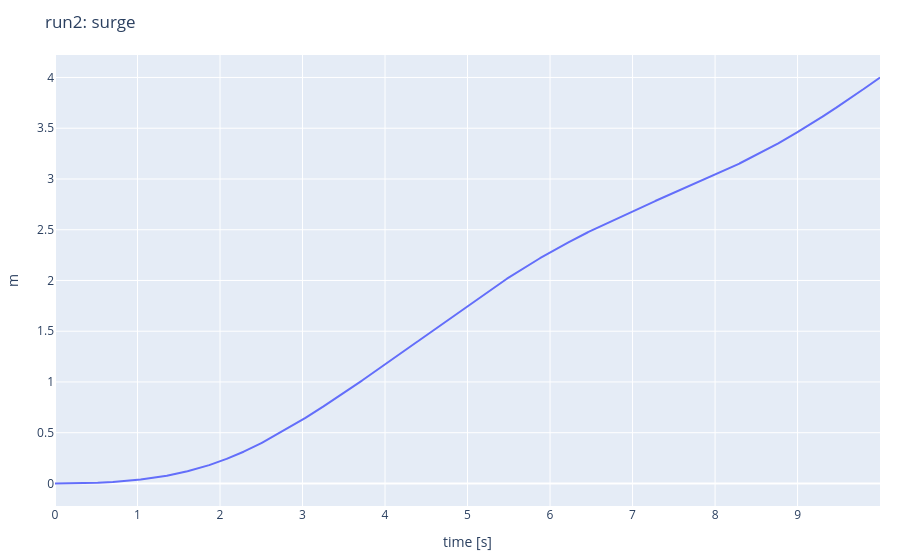
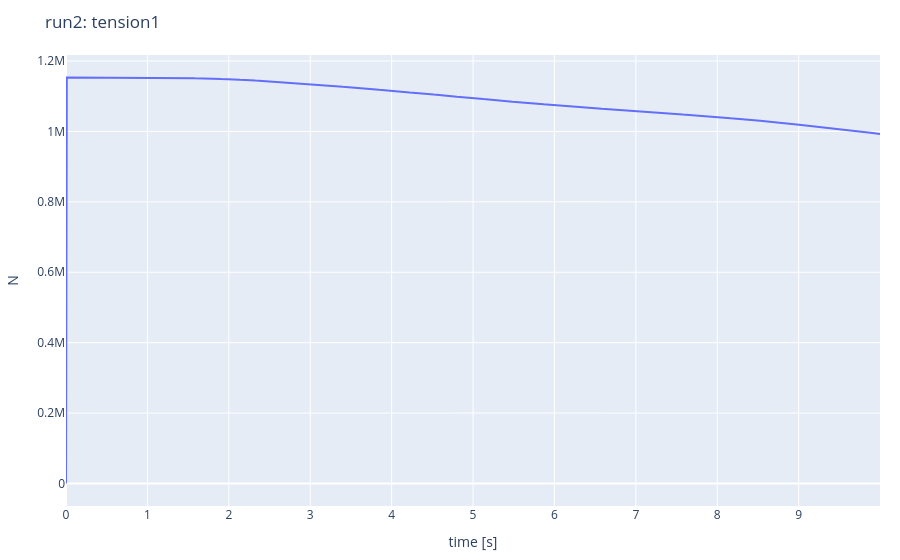

Here is the notebook cell these charts were saved with, in order:
### Markdown cell above
## 8. Use the tools manually when useful

Agentic orchestration is optional. Engineers can always call the deterministic tools directly.

### Code cell
comparison = compare_runs(store, ["run1", "run2"], "max_tension_mn")
plot_results(store, "run2", ["surge", "tension1"])
manual_figures = store.drain_figures()

print(comparison)
for fig in manual_figures:
    fig.show()

### Figure 1 — Plotly figure (JSON) as saved in the notebook; plotly's stock layout.template omitted (floating-point values rounded to 4 significant figures; data arrays with more than 128 entries replaced by an {"elided": "..."} marker saying what was removed)
{"data": [{"mode": "lines", "name": "surge", "type": "scatter", "x": {"elided": "10000 float values"}, "y": {"elided": "10000 float values"}}], "layout": {"margin": {"b": 40, "l": 40, "r": 20, "t": 55}, "title": {"text": "run2: surge"}, "xaxis": {"title": {"text": "time [s]"}}, "yaxis": {"title": {"text": "m"}}}}

### Figure 2 — Plotly figure (JSON) as saved in the notebook; plotly's stock layout.template omitted (floating-point values rounded to 4 significant figures; data arrays with more than 128 entries replaced by an {"elided": "..."} marker saying what was removed)
{"data": [{"mode": "lines", "name": "tension1", "type": "scatter", "x": {"elided": "10000 float values"}, "y": {"elided": "10000 float values"}}], "layout": {"margin": {"b": 40, "l": 40, "r": 20, "t": 55}, "title": {"text": "run2: tension1"}, "xaxis": {"title": {"text": "time [s]"}}, "yaxis": {"title": {"text": "N"}}}}
